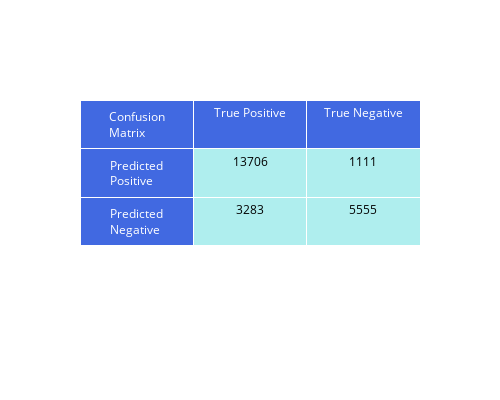

The notebook cell saved with this chart:
### Code cell
best_params = grid_pipeline.best_params_
best_model = grid_pipeline.best_estimator_
predictions = best_model.predict(X_test)
plot_confusion_matrix(y_test, predictions)
print("Best Score: ", grid_pipeline.best_score_)

### Figure 1 — Plotly figure (JSON) as saved in the notebook; plotly's stock layout.template omitted (floating-point values rounded to 4 significant figures)
{"data": [{"cells": {"fill": {"color": ["royalblue", "paleturquoise"]}, "font": {"color": ["white", "black"], "size": 12}, "values": [["Predicted Positive", "Predicted Negative"], [13706, 3283], [1111, 5555]]}, "header": {"fill": {"color": "royalblue"}, "font": {"color": "white", "size": 12}, "values": ["Confusion Matrix", "True Positive", "True Negative"]}, "type": "table"}], "layout": {"height": 400, "width": 500}}
